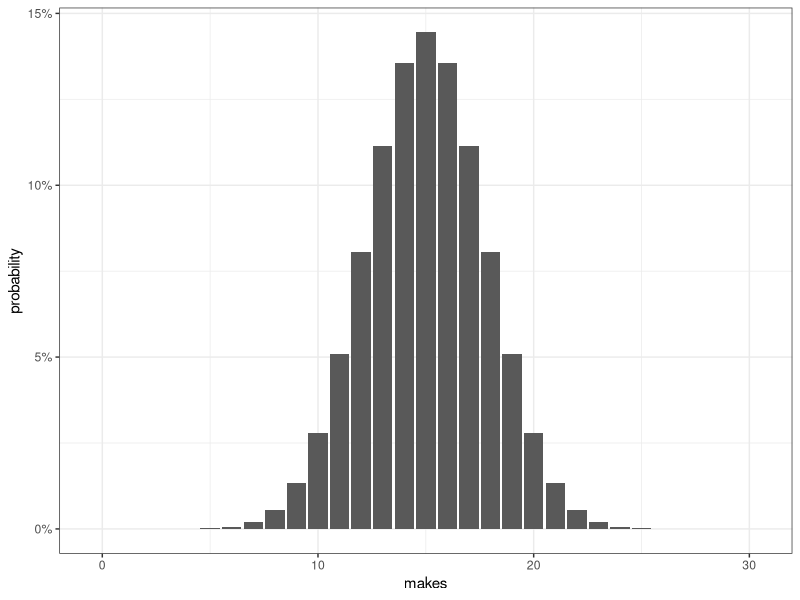
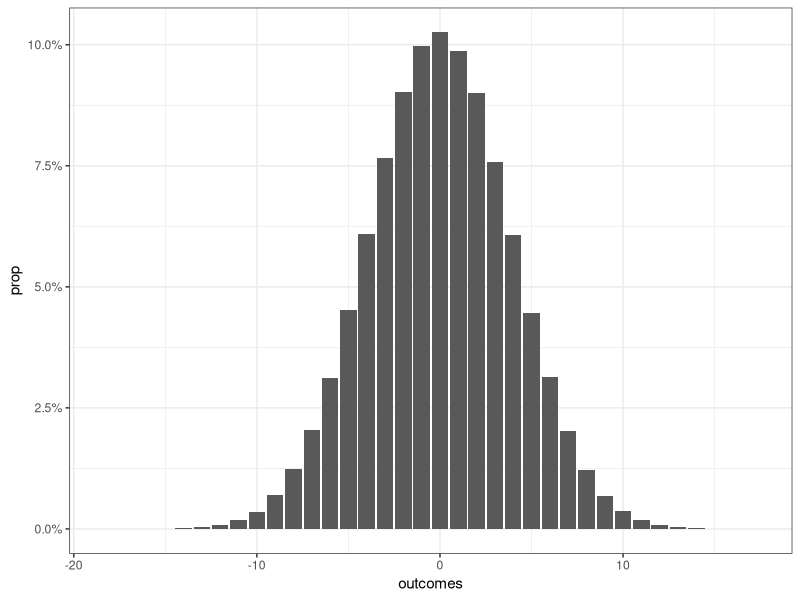
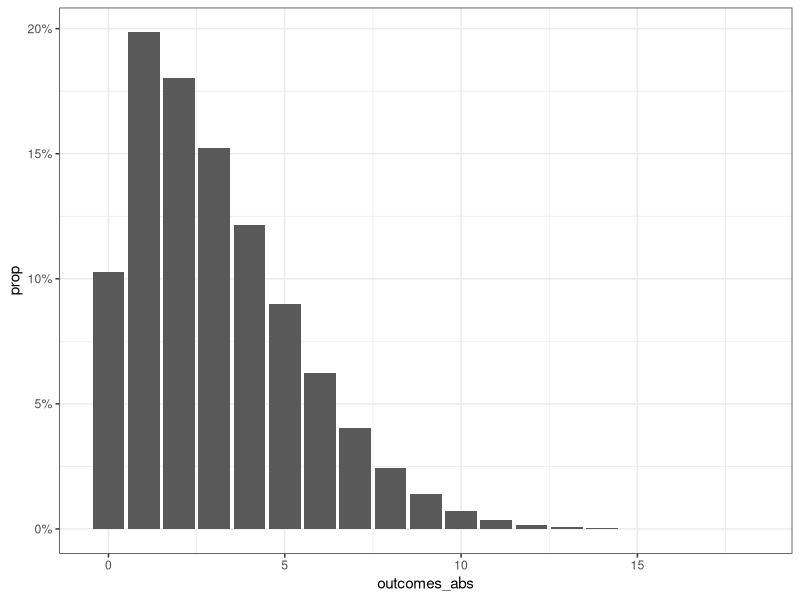
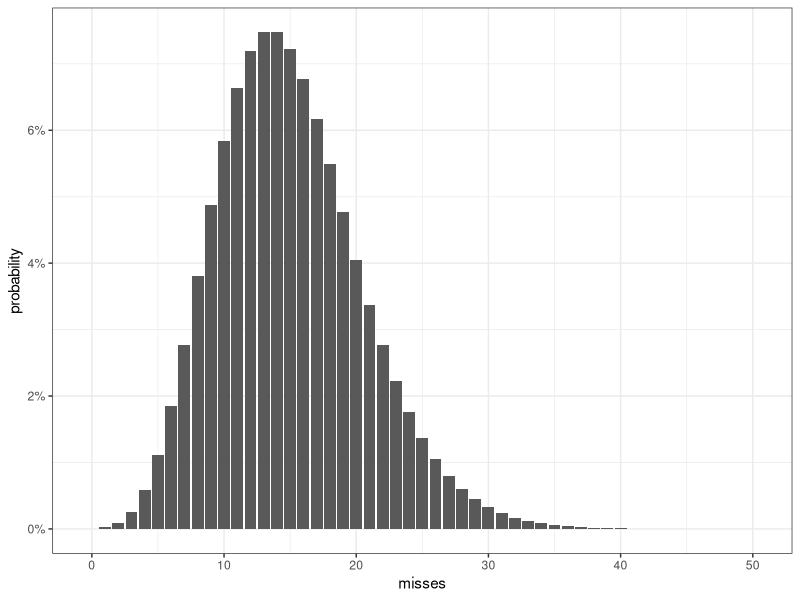
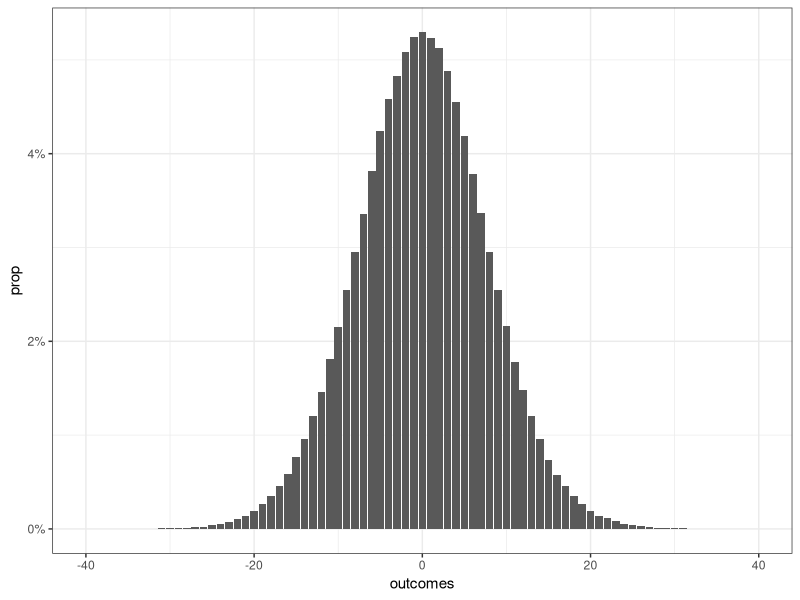
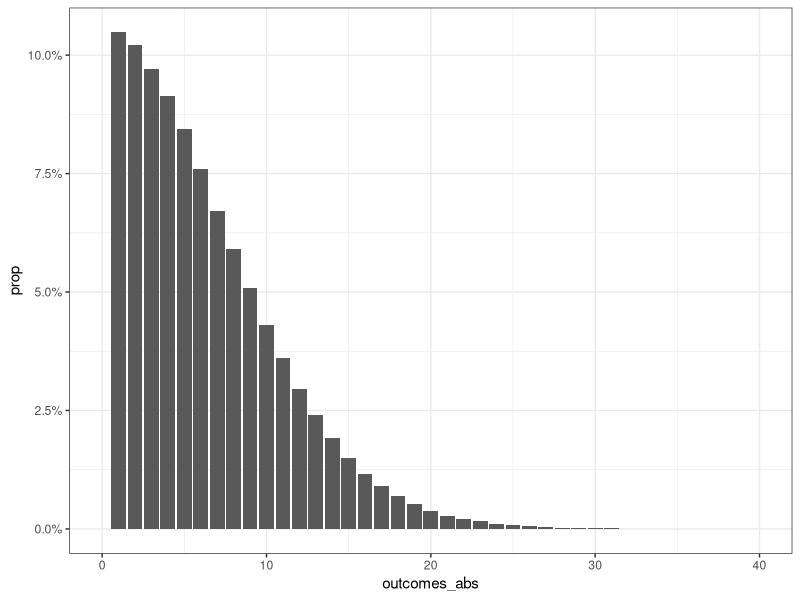
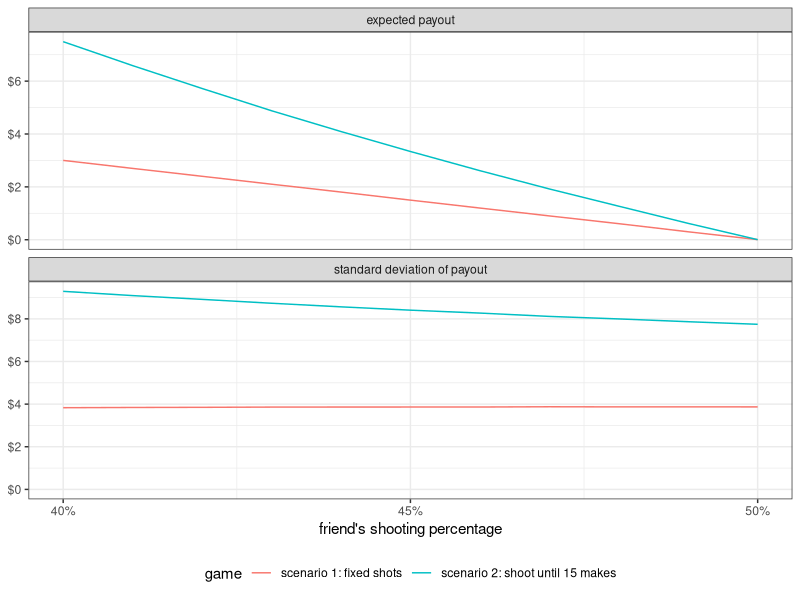

Write R code to recreate these figures, in order.
## ---- chunk 1
knitr::opts_chunk$set(echo = TRUE, warning = FALSE, message = FALSE, cache = TRUE)
## ---- chunk 2
library(tidyverse)

tibble(makes = 0:30) |>
  mutate(probability = dbinom(makes, 30, 0.5)) |>
  ggplot(aes(x = makes, y = probability))+
  geom_col()+
  theme_bw()+
  scale_y_continuous(labels = scales::percent)
## ---- chunk 3
set.seed(123)
# simulate a million rounds of 30 v 30 shots
output <- tibble(outcomes = rbinom(1000000, 30, 0.5) - rbinom(1000000, 30, 0.5))

output |>
  count(outcomes) |>
  mutate(prop = n / sum(n)) |>
  ggplot(aes(x = outcomes, y = prop))+
  geom_col()+
  theme_bw()+
  scale_y_continuous(labels = scales::percent)
## ---- chunk 4
output_abs <- output |> mutate(outcomes_abs = abs(outcomes))

output_abs |>
  count(outcomes_abs) |>
  mutate(prop = n / sum(n)) |>
  ggplot(aes(x = outcomes_abs, y = prop))+
  geom_col()+
  theme_bw()+
  scale_y_continuous(labels = scales::percent)
## ---- chunk 5
output_abs |>
  with(quantile(outcomes_abs, c(0.5, 0.9)))
## ---- chunk 6
tibble(misses = 0:50) |>
  mutate(probability = dnbinom(misses, 15, 0.5)) |>
  ggplot(aes(x = misses, y = probability))+
  geom_col()+
  theme_bw()+
  scale_y_continuous(labels = scales::percent)
## ---- chunk 7
set.seed(123)
nb_output <- tibble(outcomes = rnbinom(1000000, 15, 0.5) - rnbinom(1000000, 15, 0.5))

nb_output |>
  count(outcomes) |>
  mutate(prop = n / sum(n)) |>
  ggplot(aes(x = outcomes, y = prop))+
  geom_col()+
  theme_bw()+
  xlim(c(-40, 40))+
  scale_y_continuous(labels = scales::percent)
## ---- chunk 8
nb_output_abs <- nb_output |> mutate(outcomes_abs = abs(outcomes))

nb_output_abs |>
  count(outcomes_abs) |>
  mutate(prop = n / sum(n)) |>
  ggplot(aes(x = outcomes_abs, y = prop))+
  geom_col()+
  theme_bw()+
  xlim(c(0, 40))+
  scale_y_continuous(labels = scales::percent)
## ---- chunk 9
nb_output_abs |>
  with(quantile(outcomes_abs, c(0.5, 0.9)))
## ---- chunk 10
diffs_of_dists <- function(prob2, prob1 = .5, dist = rbinom, n = 30, size = 1000000){
  dist(size, n, prob1) - dist(size, n, prob2)
}

game_stats <- map_dfr(seq(.40, .50, by = 0.01), function(prob_friend){
  binom_diffs <- diffs_of_dists(prob_friend)
  # in scenario 2 fewer misses is better, so flip the sign to get *your* payout
  nbinom_diffs <- -diffs_of_dists(prob_friend, n = 15, dist = rnbinom)

  tibble(
    friend_shooting_pct = prob_friend,
    game = c("scenario 1: fixed shots", "scenario 2: shoot until 15 makes"),
    expected_payout = c(mean(binom_diffs), mean(nbinom_diffs)),
    sd_payout = c(sd(binom_diffs), sd(nbinom_diffs))
  )
})

game_stats |>
  pivot_longer(c(expected_payout, sd_payout)) |>
  mutate(name = ifelse(name == "expected_payout", "expected payout", "standard deviation of payout")) |>
  ggplot(aes(x = friend_shooting_pct, y = value, colour = game))+
  geom_line()+
  facet_wrap(~name, ncol = 1, scales = "free_y")+
  expand_limits(y = 0)+
  theme_bw()+
  theme(legend.position = "bottom")+
  scale_x_continuous(labels = scales::percent, breaks = c(.40, .45, .50))+
  scale_y_continuous(labels = scales::dollar, breaks = seq(0, 10, by = 2))+
  labs(x = "friend's shooting percentage", y = NULL)
## ---- chunk 11
run_tests <- function(makes, misses){
  shot_table <- rbind(makes, misses)

  tibble(
    `z test` = prop.test(makes, makes + misses, correct = FALSE)$p.value,
    `chi-square test` = chisq.test(shot_table)$p.value,
    `fisher's exact test` = fisher.test(shot_table)$p.value
  )
}

simulate_tests <- function(prob1, prob2, game, n_sims = 10000){
  map_dfr(1:n_sims, function(sim){
    if(game == "scenario 1"){
      makes <- c(rbinom(1, 100, prob1), rbinom(1, 100, prob2))
      misses <- 100 - makes
    } else {
      misses <- c(rnbinom(1, 50, prob1), rnbinom(1, 50, prob2))
      makes <- c(50, 50)
    }
    run_tests(makes, misses)
  }) |>
    summarise(across(everything(), ~mean(.x < 0.05))) |>
    mutate(game = game, .before = 1)
}

set.seed(123)
bind_rows(
  simulate_tests(0.5, 0.5, "scenario 1") |> mutate(skill = "equal (both 50%)", .before = 1),
  simulate_tests(0.5, 0.5, "scenario 2") |> mutate(skill = "equal (both 50%)", .before = 1),
  simulate_tests(0.5, 0.4, "scenario 1") |> mutate(skill = "different (50% v 40%)", .before = 1),
  simulate_tests(0.5, 0.4, "scenario 2") |> mutate(skill = "different (50% v 40%)", .before = 1)
) |>
  mutate(game = ifelse(game == "scenario 1", "scenario 1: fixed 100 shots", "scenario 2: shoot until 50 makes")) |>
  knitr::kable()
## ---- chunk 12
    z_pvalue <- function(makes1, makes2, n = 50){
      prop.test(c(makes1, makes2), c(n, n), correct = FALSE)$p.value
    }

    # play out a shoot-until-50-makes game, but only score the first 50 shots
    first_50 <- function(prob){
      shots <- rbinom(500, 1, prob)
      sum(shots[1:50])
    }

    set.seed(123)
    map_dfr(1:10000, function(sim){
      tibble(
        `first 50 of fixed 100` = z_pvalue(rbinom(1, 50, 0.5), rbinom(1, 50, 0.4)),
        `first 50 of shoot until 50` = z_pvalue(first_50(0.5), first_50(0.4))
      )
    }) |>
      summarise(across(everything(), ~mean(.x < 0.05))) |>
      knitr::kable()
